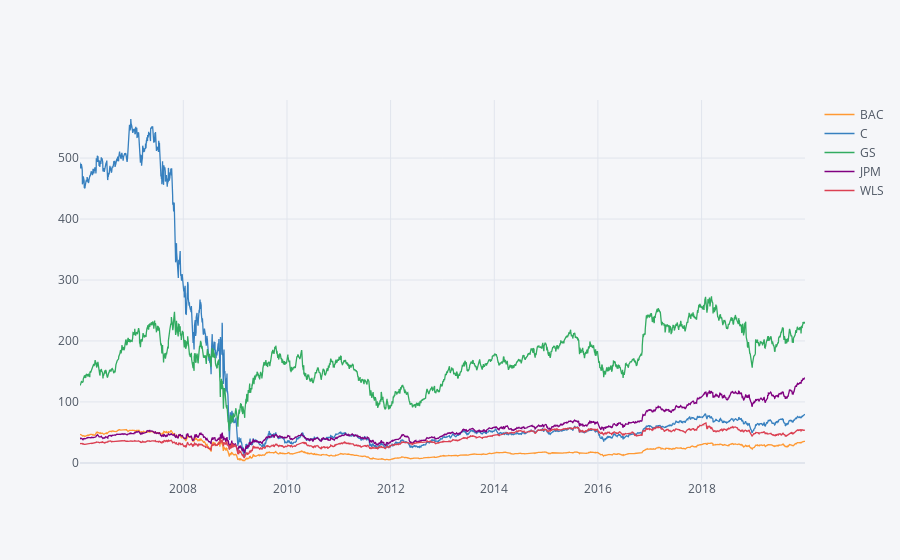

Write notebook code for a chart like this one.
### Code cell
bank_stocks.xs(key='Close',axis=1,level='Stock info').iplot()

### Figure 1 — Plotly figure (JSON) as saved in the notebook; plotly's stock layout.template omitted (floating-point values rounded to 4 significant figures; data arrays with more than 128 entries replaced by an {"elided": "..."} marker saying what was removed)
{"data": [{"line": {"color": "rgba(255, 153, 51, 1.0)", "dash": "solid", "shape": "linear", "width": 1.3}, "mode": "lines", "name": "BAC", "text": "", "type": "scatter", "x": {"elided": "3523 str values"}, "y": {"elided": "3523 float values"}}, {"line": {"color": "rgba(55, 128, 191, 1.0)", "dash": "solid", "shape": "linear", "width": 1.3}, "mode": "lines", "name": "C", "text": "", "type": "scatter", "x": {"elided": "3523 str values"}, "y": {"elided": "3523 float values"}}, {"line": {"color": "rgba(50, 171, 96, 1.0)", "dash": "solid", "shape": "linear", "width": 1.3}, "mode": "lines", "name": "GS", "text": "", "type": "scatter", "x": {"elided": "3523 str values"}, "y": {"elided": "3523 float values"}}, {"line": {"color": "rgba(128, 0, 128, 1.0)", "dash": "solid", "shape": "linear", "width": 1.3}, "mode": "lines", "name": "JPM", "text": "", "type": "scatter", "x": {"elided": "3523 str values"}, "y": {"elided": "3523 float values"}}, {"line": {"color": "rgba(219, 64, 82, 1.0)", "dash": "solid", "shape": "linear", "width": 1.3}, "mode": "lines", "name": "WLS", "text": "", "type": "scatter", "x": {"elided": "3523 str values"}, "y": {"elided": "3523 float values"}}], "layout": {"legend": {"bgcolor": "#F5F6F9", "font": {"color": "#4D5663"}}, "paper_bgcolor": "#F5F6F9", "plot_bgcolor": "#F5F6F9", "title": {"font": {"color": "#4D5663"}}, "xaxis": {"gridcolor": "#E1E5ED", "showgrid": true, "tickfont": {"color": "#4D5663"}, "title": {"font": {"color": "#4D5663"}, "text": ""}, "zerolinecolor": "#E1E5ED"}, "yaxis": {"gridcolor": "#E1E5ED", "showgrid": true, "tickfont": {"color": "#4D5663"}, "title": {"font": {"color": "#4D5663"}, "text": ""}, "zerolinecolor": "#E1E5ED"}}}
